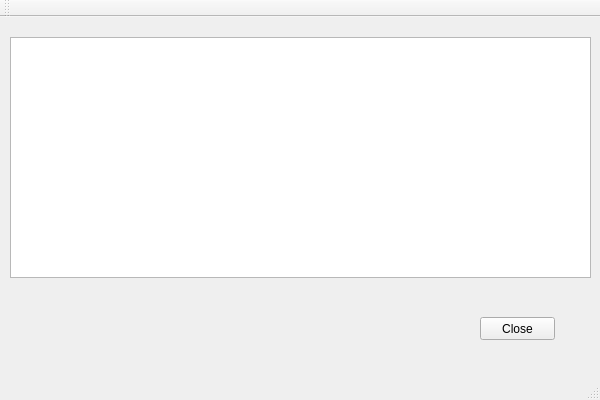
<?xml version="1.0" encoding="UTF-8"?>
<ui version="4.0">
 <class>CUDA_testerClass</class>
 <widget class="QMainWindow" name="CUDA_testerClass">
  <property name="geometry">
   <rect>
    <x>0</x>
    <y>0</y>
    <width>600</width>
    <height>400</height>
   </rect>
  </property>
  <property name="windowTitle">
   <string>CUDA_tester</string>
  </property>
  <widget class="QWidget" name="centralWidget">
   <widget class="QTextEdit" name="textEdit">
    <property name="geometry">
     <rect>
      <x>10</x>
      <y>20</y>
      <width>581</width>
      <height>241</height>
     </rect>
    </property>
    <property name="readOnly">
     <bool>true</bool>
    </property>
   </widget>
   <widget class="QPushButton" name="pushButtonClose">
    <property name="geometry">
     <rect>
      <x>480</x>
      <y>300</y>
      <width>75</width>
      <height>23</height>
     </rect>
    </property>
    <property name="text">
     <string>Close</string>
    </property>
   </widget>
  </widget>
  <widget class="QMenuBar" name="menuBar">
   <property name="geometry">
    <rect>
     <x>0</x>
     <y>0</y>
     <width>600</width>
     <height>21</height>
    </rect>
   </property>
  </widget>
  <widget class="QToolBar" name="mainToolBar">
   <attribute name="toolBarArea">
    <enum>TopToolBarArea</enum>
   </attribute>
   <attribute name="toolBarBreak">
    <bool>false</bool>
   </attribute>
  </widget>
  <widget class="QStatusBar" name="statusBar"/>
 </widget>
 <layoutdefault spacing="6" margin="11"/>
 <resources>
  <include location="CUDA_tester.qrc"/>
 </resources>
 <connections/>
</ui>
